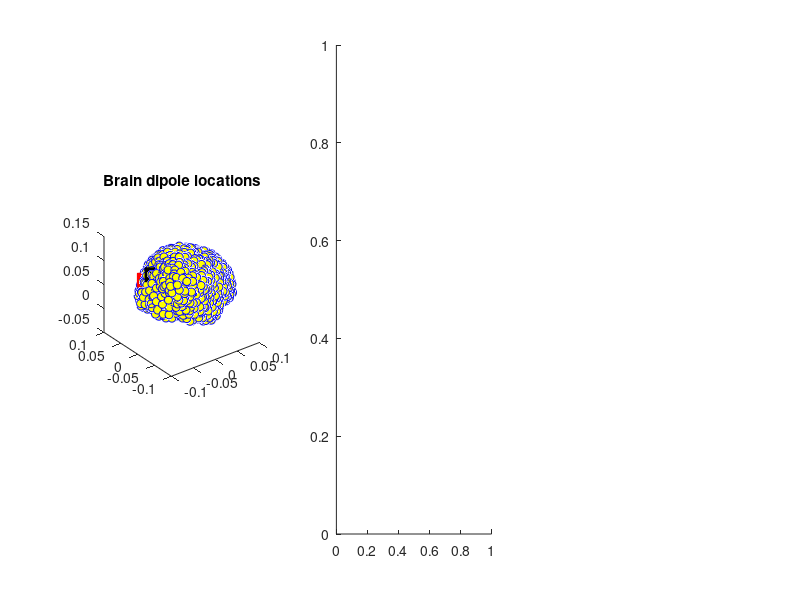

Recreate this plot in MATLAB. (Note: this script raises an error after producing the figure.)
load emptyEEG

% dipole location
diploc1 = 109;
diploc2 = 118;

% plot brain dipoles
figure(1), clf, subplot(131)
plot3(lf.GridLoc(:,1), lf.GridLoc(:,2), lf.GridLoc(:,3), 'bo','markerfacecolor','y')
hold on
plot3(lf.GridLoc(diploc1,1), lf.GridLoc(diploc1,2), lf.GridLoc(diploc1,3), 'ks','markerfacecolor','k','markersize',10)
plot3(lf.GridLoc(diploc2,1), lf.GridLoc(diploc2,2), lf.GridLoc(diploc2,3), 'rs','markerfacecolor','r','markersize',10)
rotate3d on, axis square
title('Brain dipole locations')

% Project dipole
subplot(132)
topoplotIndie(-lf.Gain(:, 1, diploc1), EEG.chanlocs, 'numcontour', 0, 'electrodes', 'numbers','shading','interp');
set(gca,'clim',[-1 1]*40)
title('Signal dipole projection')

subplot(133)
topoplotIndie(-lf.Gain(:,1,diploc2), EEG.chanlocs,'numcontour',0,'electrodes','numbers','shading','interp');
set(gca,'clim',[-1 1]*40)
title('Signal dipole projection')

%% EEG Params
EEG.pnts = 1143;
EEG.trials = 150;
EEG.times = (0:EEG.pnts-1)/EEG.srate - .2;

% initialize EEG data
EEG.data = zeros([ EEG.nbchan EEG.pnts EEG.trials ]);

%% create simulated data
% Gaussian
peaktime = .5; %seconds
fwhm = .12;

% create a Gaussian taper
gaus = exp( -(4*log(2)*(EEG.times-peaktime).^2) / fwhm^2 );

sineFreq1 = 9;
sineFreq2 = 14;

sine1 = sin(2 * pi * sineFreq1 * EEG.times);
sine2 = sin(2 * pi * sineFreq2 * EEG.times);

for triali=1:EEG.trials
    
    % initialize all dipole data
    dipdat = .01 * randn(size(lf.Gain,3),EEG.pnts);
    
    dipdat(diploc1,:) = sine1 .* gaus;
    dipdat(diploc2,:) = sine2 .* gaus;
    
    % compute one trial
    EEG.data(:,:,triali) = squeeze(lf.Gain(:,1,:))*dipdat;
end

%% Separate two sources based on power spectra.
% FFT over all channels
dataX = fft(EEG.data, [], 2);
dataPow = mean(abs(dataX), 3);

% freq
hz = linspace(0, EEG.srate/2, floor(EEG.pnts/2)+1);

% frequency cutoffs
frex = [4 11 20];
fidx = dsearchn(hz', frex');

% power in the first spectral window
powLow = mean(dataPow(:, fidx(1):fidx(2)), 2);
powHi = mean(dataPow(:, fidx(2):fidx(3)), 2);

figure(5), clf
subplot(221)
topoplotIndie(-lf.Gain(:,1,diploc1), EEG.chanlocs,'numcontour',0,'electrodes','off','shading','interp');
title('Ground truth, dipole 1')

subplot(222)
topoplotIndie(-lf.Gain(:,1,diploc2), EEG.chanlocs,'numcontour',0,'electrodes','off','shading','interp');
title('Ground truth, dipole 2')

subplot(223)
topoplotIndie(powLo,EEG.chanlocs,'numcontour',0,'electrodes','off','shading','interp');
title([ 'Data: ' num2str(round(hz(fidx(1)),2)) ' - ' num2str(round(hz(fidx(2)),2)) ' Hz' ])

subplot(224)
topoplotIndie(powHi,EEG.chanlocs,'numcontour',0,'electrodes','off','shading','interp');
title([ 'Data: ' num2str(round(hz(fidx(2)),2)) ' - ' num2str(round(hz(fidx(3)),2)) ' Hz' ])
